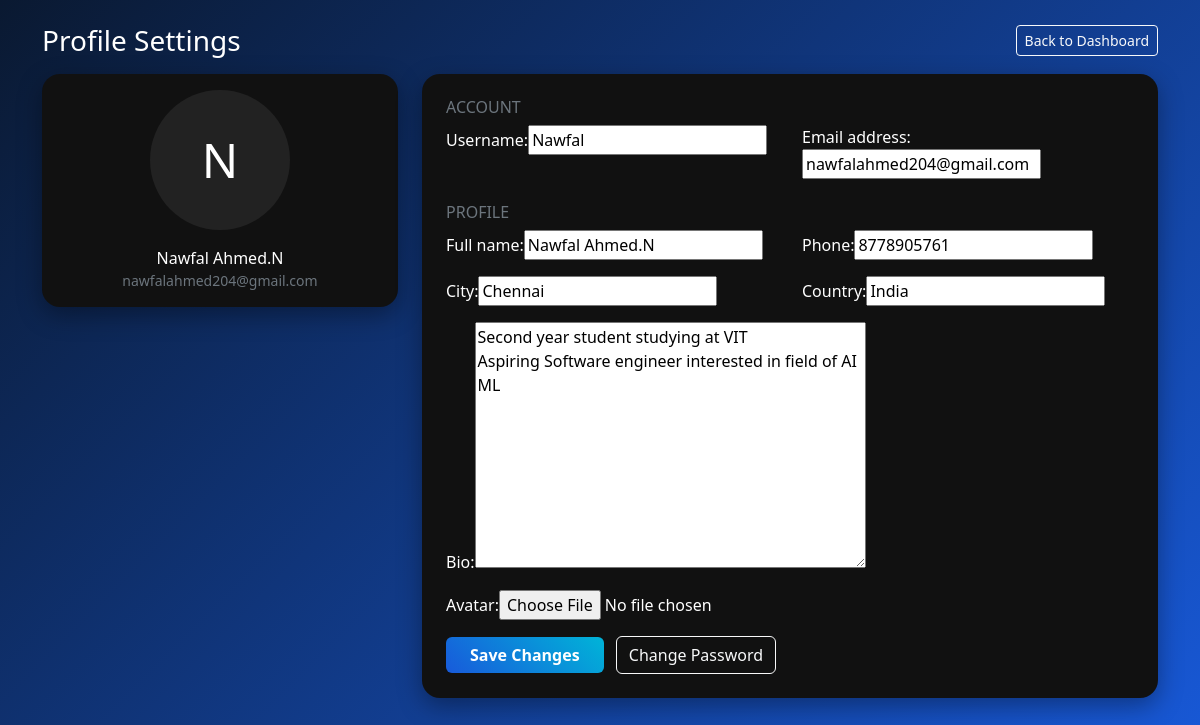
/profile/ (signed in), run on the app's committed database.
### prediction/models.py (models this page shows, shortened)
class Profile(models.Model):
    user = models.OneToOneField(settings.AUTH_USER_MODEL, on_delete=models.CASCADE, related_name="profile")
    full_name = models.CharField(max_length=100, blank=True)
    phone = models.CharField(max_length=20, blank=True)
    city = models.CharField(max_length=50, blank=True)
    country = models.CharField(max_length=50, blank=True)
    bio = models.TextField(blank=True)
    avatar = models.ImageField(upload_to="avatars/", blank=True, null=True)
    updated_at = models.DateTimeField(auto_now=True)

### prediction/views.py (the view)
# urls.py: path("profile/", views.profile_settings, name="profile"),
@login_required
def profile_settings(request):
    if request.method == "POST":
        uform = UserUpdateForm(request.POST, instance=request.user)
        pform = ProfileUpdateForm(request.POST, request.FILES, instance=request.user.profile)
        if uform.is_valid() and pform.is_valid():
            uform.save()
            pform.save()
            messages.success(request, "Profile updated successfully!")
            return redirect("profile")
        messages.error(request, "Please correct the errors below.")
    else:
        uform = UserUpdateForm(instance=request.user)
        pform = ProfileUpdateForm(instance=request.user.profile)
    return render(request, "auth/profile_settings.html", {"uform": uform, "pform": pform})

### prediction/forms.py
class UserUpdateForm(forms.ModelForm):
    class Meta:
        model = User
        fields = ["username", "email"]

class ProfileUpdateForm(forms.ModelForm):
    class Meta:
        model = Profile
        fields = ["full_name", "phone", "city", "country", "bio", "avatar"]

### prediction/templates/auth/profile_settings.html (shortened to what this page needs)
<!DOCTYPE html>
<html lang="en">
  <head>
    <link
      href="https://cdn.jsdelivr.net/npm/bootstrap@5.3.2/dist/css/bootstrap.min.css"
      rel="stylesheet"
    />
  </head>
  <body>
    <div class="container py-4">
      <div class="d-flex justify-content-between align-items-center mb-3">
        <h3 class="m-0">Profile Settings</h3>
        <a
          href="{% url 'user_dashboard' %}"
          class="btn btn-outline-light btn-sm"
          >Back to Dashboard</a
        >
      </div>
      <div class="row g-4">
        <div class="col-lg-4">
          <div class="card p-3 text-center">
            {% if request.user.profile.avatar %}
            <img
              src="{{ request.user.profile.avatar.url }}"
              class="rounded-circle mx-auto"
              style="width: 140px; height: 140px; object-fit: cover"
            />
            {% else %}
            <div
              class="rounded-circle mx-auto d-flex align-items-center justify-content-center"
              style="width: 140px; height: 140px; background: #222"
            >
              <span style="font-size: 48px"
                >{{ request.user.username|first|upper }}</span
              >
            </div>
            {% endif %}
            <p class="mt-3 mb-0">
              {{ request.user.profile.full_name|default:request.user.username }}
            </p>
            <small class="text-secondary">{{ request.user.email }}</small>
          </div>
        </div>
        <div class="col-lg-8">
          <div class="card p-4">
            <form method="post" enctype="multipart/form-data">
              <h6 class="text-uppercase text-secondary">Account</h6>
              <div class="row">
                <div class="col-md-6 mb-3">
                  {{ uform.username.label_tag }}{{ uform.username }}
                </div>
                <div class="col-md-6 mb-3">
                  {{ uform.email.label_tag }}{{ uform.email }}
                </div>
              </div>
              <h6 class="text-uppercase text-secondary mt-2">Profile</h6>
              <div class="row">
                <div class="col-md-6 mb-3">
                  {{ pform.full_name.label_tag }}{{ pform.full_name }}
                </div>
                <div class="col-md-6 mb-3">
                  {{ pform.phone.label_tag }}{{ pform.phone }}
                </div>
                <div class="col-md-6 mb-3">
                  {{ pform.city.label_tag }}{{ pform.city }}
                </div>
                <div class="col-md-6 mb-3">
                  {{ pform.country.label_tag }}{{ pform.country }}
                </div>
                <div class="col-12 mb-3">
                  {{ pform.bio.label_tag }}{{ pform.bio }}
                </div>
                <div class="col-12 mb-3">
                  {{ pform.avatar.label_tag }}{{ pform.avatar }}
                </div>
              </div>
              <button class="btn btn-custom px-4">Save Changes</button>
              <a
                href="{% url 'password_reset' %}"
                class="btn btn-outline-light ms-2"
                >Change Password</a
              >
            </form>
          </div>
        </div>
      </div>
    </div>
  </body>
</html>

### prediction/templates/auth/profile_settings.html (style rules this page uses)
body { min-height: 100vh; background: linear-gradient(135deg, #0a1931, #185adb); color: #fff; }
.card { border: none; border-radius: 18px; background: #111; color: #fff; box-shadow: 0 8px 25px rgba(0, 0, 0, 0.35); }
.btn-custom { background: linear-gradient(45deg, #185adb, #00b4d8); border: none; color: #fff; font-weight: 600; }
a { color: #00b4d8; }

### data on the page
Profile: full_name "Nawfal Ahmed.N", phone "8778905761", city "Chennai", country "India", bio "Second year student studying at VIT Aspiring Software engineer interested in field of AI ML"

### other printed values
{{ request.user.username|first|upper }} "N"
{{ request.user.profile.full_name|default:request.user.username }} "Nawfal Ahmed.N"
{{ request.user.email }} "nawfalahmed204@gmail.com"
{{ uform.username.label_tag }} "Username:"
{{ uform.email.label_tag }} "Email address:"
{{ pform.full_name.label_tag }} "Full name:"
{{ pform.phone.label_tag }} "Phone:"
{{ pform.city.label_tag }} "City:"
{{ pform.country.label_tag }} "Country:"
{{ pform.bio.label_tag }} "Bio:"
{{ pform.avatar.label_tag }} "Avatar:"
